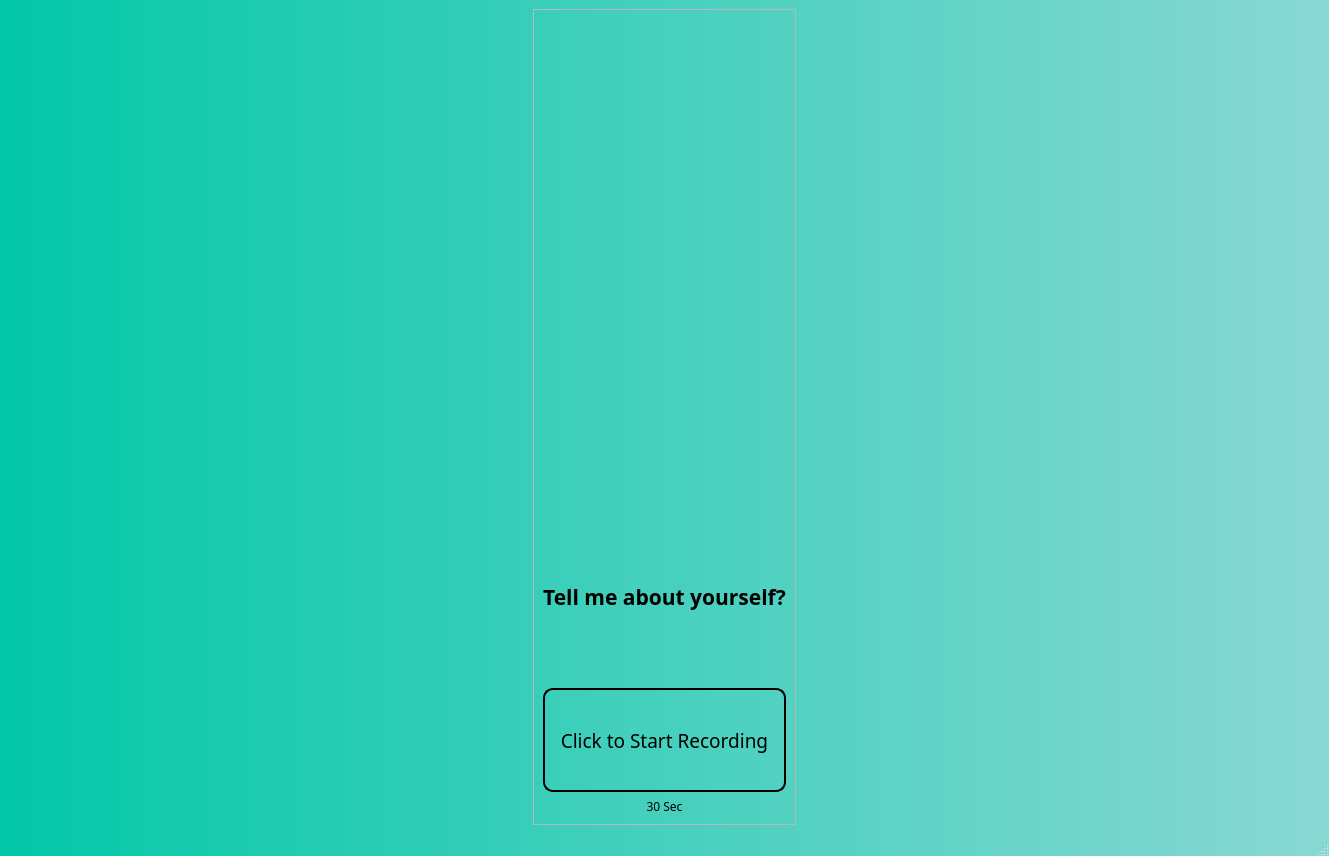
<?xml version="1.0" encoding="UTF-8"?>
<ui version="4.0">
 <class>MainWindow2</class>
 <widget class="QMainWindow" name="MainWindow2">
  <property name="geometry">
   <rect>
    <x>0</x>
    <y>0</y>
    <width>1329</width>
    <height>856</height>
   </rect>
  </property>
  <property name="windowTitle">
   <string>Recording</string>
  </property>
  <property name="styleSheet">
   <string notr="true">QMainWindow{
background-color: qlineargradient(spread:pad, x1:0, y1:0, x2:1, y2:0, stop:0 #03c8a8, stop:1 #89d8d3);
background-image: url(:/newPrefix/mic.jpg);
background-size:cover;
background-repeat:no repeat;
}</string>
  </property>
  <widget class="QWidget" name="centralwidget">
   <property name="styleSheet">
    <string notr="true">background-color: qlineargradient(spread:pad, x1:0, y1:0, x2:1, y2:0, stop:0 r#f5f7fa, stop:1 #abe9cd);</string>
   </property>
   <layout class="QGridLayout" name="gridLayout_2">
    <item row="1" column="2">
     <spacer name="horizontalSpacer_2">
      <property name="orientation">
       <enum>Qt::Horizontal</enum>
      </property>
      <property name="sizeHint" stdset="0">
       <size>
        <width>40</width>
        <height>20</height>
       </size>
      </property>
     </spacer>
    </item>
    <item row="1" column="0">
     <spacer name="horizontalSpacer">
      <property name="orientation">
       <enum>Qt::Horizontal</enum>
      </property>
      <property name="sizeHint" stdset="0">
       <size>
        <width>40</width>
        <height>20</height>
       </size>
      </property>
     </spacer>
    </item>
    <item row="1" column="1">
     <widget class="QFrame" name="frame">
      <property name="styleSheet">
       <string notr="true"/>
      </property>
      <property name="frameShape">
       <enum>QFrame::StyledPanel</enum>
      </property>
      <property name="frameShadow">
       <enum>QFrame::Raised</enum>
      </property>
      <layout class="QGridLayout" name="gridLayout">
       <item row="1" column="0">
        <layout class="QVBoxLayout" name="verticalLayout">
         <item>
          <spacer name="verticalSpacer_3">
           <property name="orientation">
            <enum>Qt::Vertical</enum>
           </property>
           <property name="sizeHint" stdset="0">
            <size>
             <width>20</width>
             <height>40</height>
            </size>
           </property>
          </spacer>
         </item>
         <item>
          <widget class="QLabel" name="label_3">
           <property name="text">
            <string/>
           </property>
           <property name="pixmap">
            <pixmap resource="mic.qrc">:/newPrefix/mic.jpg</pixmap>
           </property>
          </widget>
         </item>
         <item>
          <spacer name="verticalSpacer_2">
           <property name="orientation">
            <enum>Qt::Vertical</enum>
           </property>
           <property name="sizeHint" stdset="0">
            <size>
             <width>20</width>
             <height>40</height>
            </size>
           </property>
          </spacer>
         </item>
         <item>
          <widget class="QLabel" name="label">
           <property name="font">
            <font>
             <family>Yu Gothic UI Semibold</family>
             <pointsize>16</pointsize>
             <weight>75</weight>
             <bold>true</bold>
            </font>
           </property>
           <property name="text">
            <string>Tell me about yourself?</string>
           </property>
           <property name="alignment">
            <set>Qt::AlignCenter</set>
           </property>
          </widget>
         </item>
         <item>
          <spacer name="verticalSpacer">
           <property name="orientation">
            <enum>Qt::Vertical</enum>
           </property>
           <property name="sizeType">
            <enum>QSizePolicy::Minimum</enum>
           </property>
           <property name="sizeHint" stdset="0">
            <size>
             <width>20</width>
             <height>40</height>
            </size>
           </property>
          </spacer>
         </item>
         <item>
          <widget class="QPushButton" name="pushButton">
           <property name="font">
            <font>
             <family>Yu Gothic UI Light</family>
             <pointsize>14</pointsize>
            </font>
           </property>
           <property name="styleSheet">
            <string notr="true">QPushButton{
margin-top:30px;
border-radius:10px;
height:100px;
border:2px solid;
}
QPushButton:hover{
background-color:#f5f7fa;
}</string>
           </property>
           <property name="text">
            <string>Click to Start Recording</string>
           </property>
          </widget>
         </item>
         <item>
          <widget class="QLabel" name="Timer">
           <property name="font">
            <font>
             <family>Yu Gothic UI Light</family>
             <pointsize>9</pointsize>
            </font>
           </property>
           <property name="text">
            <string>30 Sec</string>
           </property>
           <property name="alignment">
            <set>Qt::AlignCenter</set>
           </property>
          </widget>
         </item>
        </layout>
       </item>
      </layout>
     </widget>
    </item>
   </layout>
  </widget>
  <widget class="QMenuBar" name="menubar">
   <property name="geometry">
    <rect>
     <x>0</x>
     <y>0</y>
     <width>1329</width>
     <height>26</height>
    </rect>
   </property>
  </widget>
  <widget class="QStatusBar" name="statusbar"/>
 </widget>
 <resources>
  <include location="mic.qrc"/>
 </resources>
 <connections/>
</ui>
